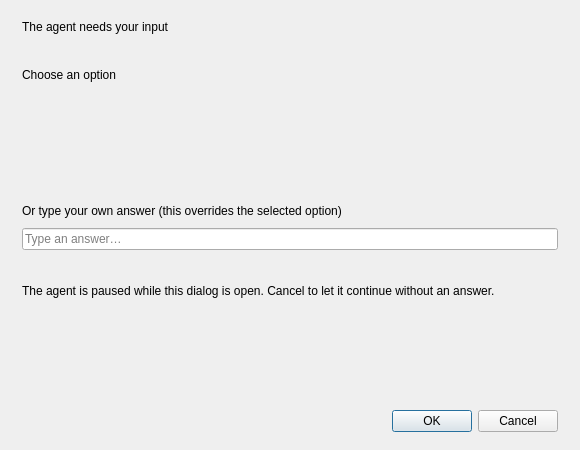
<?xml version="1.0" encoding="UTF-8"?>
<ui version="4.0">
 <class>AskUserDialog</class>
 <widget class="QDialog" name="AskUserDialog">
  <property name="geometry">
   <rect>
    <x>0</x>
    <y>0</y>
    <width>580</width>
    <height>450</height>
   </rect>
  </property>
  <property name="windowTitle">
   <string>Agent Question</string>
  </property>
  <property name="modal">
   <bool>true</bool>
  </property>
  <layout class="QVBoxLayout" name="dialogLayout">
   <property name="spacing">
    <number>10</number>
   </property>
   <property name="leftMargin">
    <number>22</number>
   </property>
   <property name="topMargin">
    <number>20</number>
   </property>
   <property name="rightMargin">
    <number>22</number>
   </property>
   <property name="bottomMargin">
    <number>18</number>
   </property>
   <item>
    <widget class="QLabel" name="titleLabel">
     <property name="text">
      <string>The agent needs your input</string>
     </property>
    </widget>
   </item>
   <item>
    <widget class="QLabel" name="questionLabel">
     <property name="text">
      <string/>
     </property>
     <property name="wordWrap">
      <bool>true</bool>
     </property>
     <property name="textInteractionFlags">
      <set>Qt::TextSelectableByMouse</set>
     </property>
    </widget>
   </item>
   <item>
    <widget class="QLabel" name="choicesTitle">
     <property name="text">
      <string>Choose an option</string>
     </property>
    </widget>
   </item>
   <item>
    <widget class="QScrollArea" name="choicesScroll">
     <property name="minimumSize">
      <size>
       <width>0</width>
       <height>80</height>
      </size>
     </property>
     <property name="maximumSize">
      <size>
       <width>16777215</width>
       <height>190</height>
      </size>
     </property>
     <property name="frameShape">
      <enum>QFrame::NoFrame</enum>
     </property>
     <property name="widgetResizable">
      <bool>true</bool>
     </property>
     <widget class="QWidget" name="choicesHost">
      <layout class="QVBoxLayout" name="choicesLayout">
       <property name="spacing">
        <number>4</number>
       </property>
       <property name="leftMargin">
        <number>6</number>
       </property>
       <property name="topMargin">
        <number>6</number>
       </property>
       <property name="rightMargin">
        <number>6</number>
       </property>
       <property name="bottomMargin">
        <number>6</number>
       </property>
      </layout>
     </widget>
    </widget>
   </item>
   <item>
    <widget class="QLabel" name="answerLabel">
     <property name="text">
      <string>Or type your own answer (this overrides the selected option)</string>
     </property>
    </widget>
   </item>
   <item>
    <widget class="QLineEdit" name="answerEdit">
     <property name="placeholderText">
      <string>Type an answer…</string>
     </property>
    </widget>
   </item>
   <item>
    <widget class="QLabel" name="errorLabel">
     <property name="text">
      <string/>
     </property>
     <property name="wordWrap">
      <bool>true</bool>
     </property>
    </widget>
   </item>
   <item>
    <widget class="QLabel" name="hintLabel">
     <property name="text">
      <string>The agent is paused while this dialog is open. Cancel to let it continue without an answer.</string>
     </property>
     <property name="wordWrap">
      <bool>true</bool>
     </property>
    </widget>
   </item>
   <item>
    <spacer name="verticalSpacer">
     <property name="orientation">
      <enum>Qt::Vertical</enum>
     </property>
     <property name="sizeHint" stdset="0">
      <size>
       <width>20</width>
       <height>8</height>
      </size>
     </property>
    </spacer>
   </item>
   <item>
    <widget class="QDialogButtonBox" name="buttonBox">
     <property name="orientation">
      <enum>Qt::Horizontal</enum>
     </property>
     <property name="standardButtons">
      <set>QDialogButtonBox::Ok|QDialogButtonBox::Cancel</set>
     </property>
    </widget>
   </item>
  </layout>
 </widget>
 <resources/>
 <connections/>
</ui>
